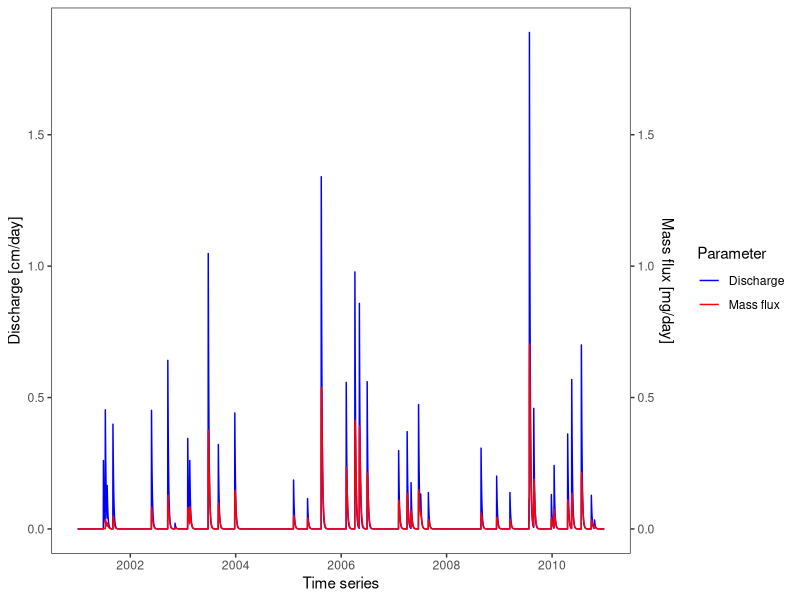
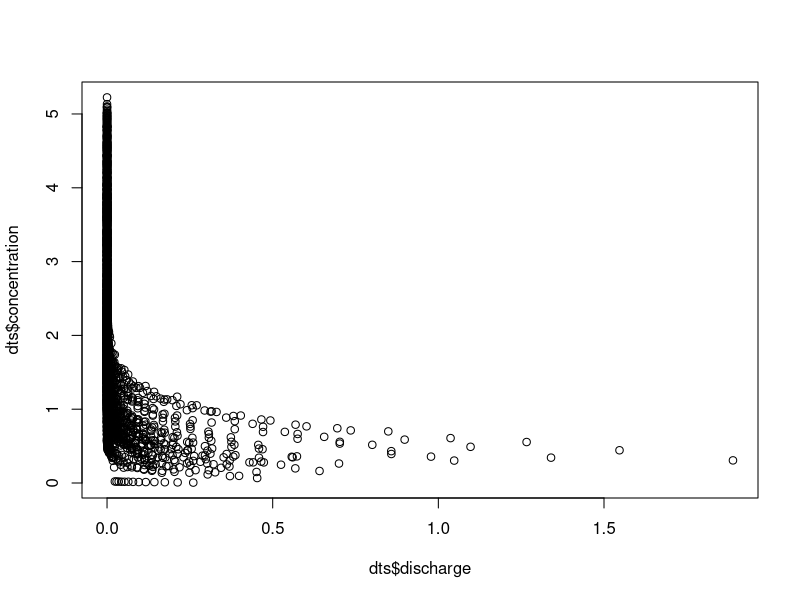
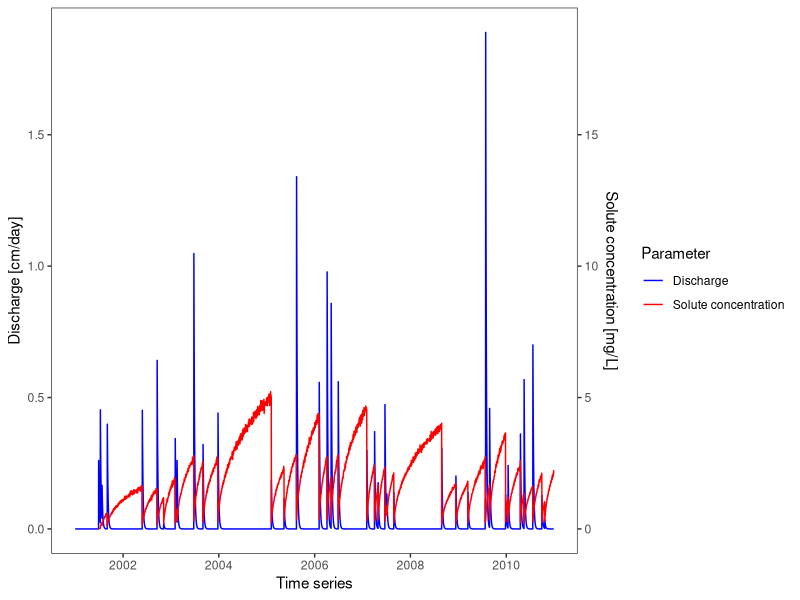
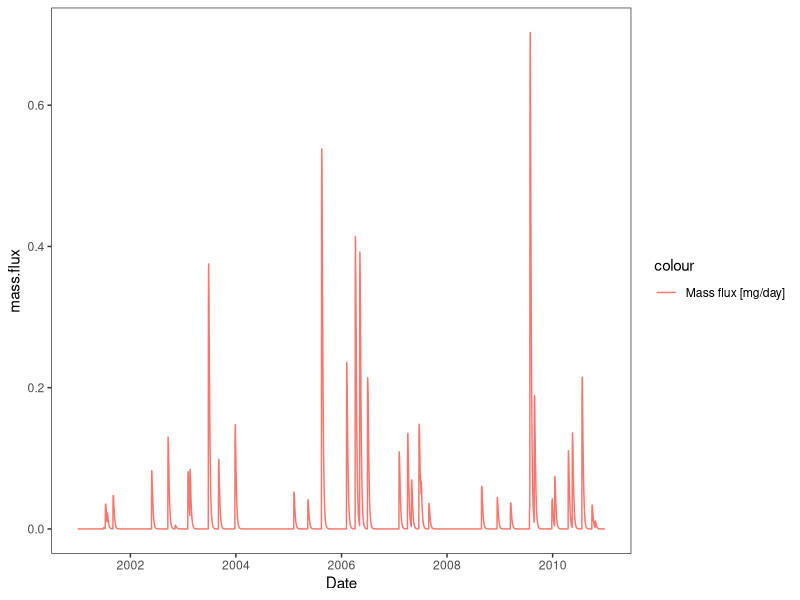
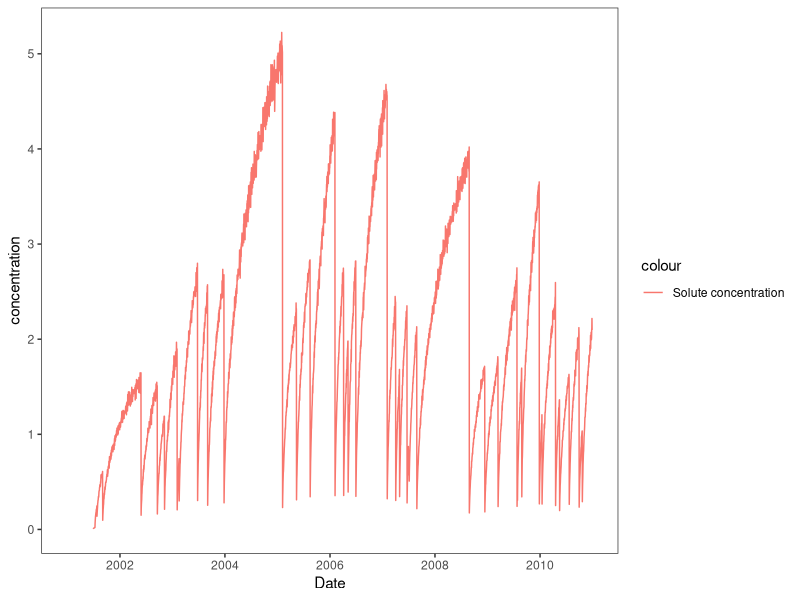
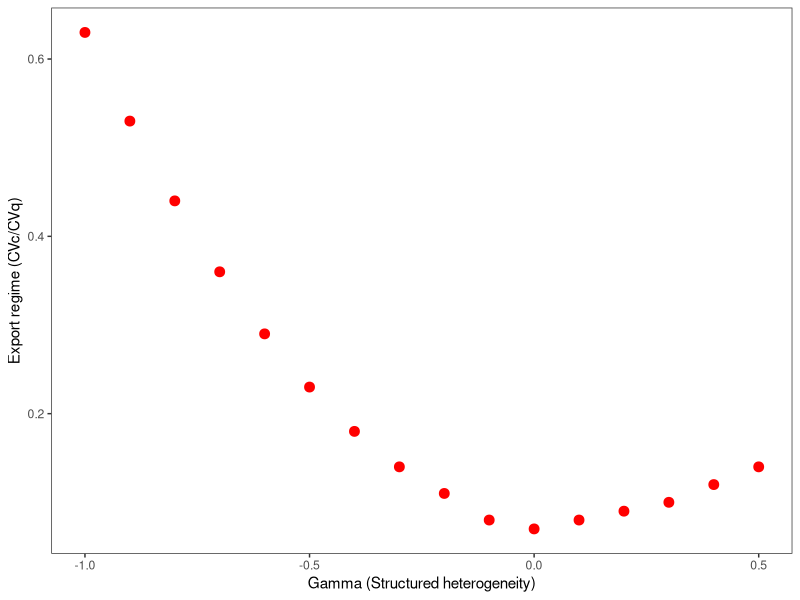

These charts were generated, in order, by the following R code:
#### INPUT PARAMETERS ####
##
#### heterogeneity and reaction parameters #### as gamma changes it is similar the figures in the Musolff
gamma<- 0.5 #structured heterogeneity(equals 0.05)/ correlation of solute sources to travel time
#for homogenous solute equals 0 or 0.01
sigma.w <- 0.05 #random heterogeneity equals 0.05; homogeneous equals 0 or 0.01
damkohler.interarrival <- 1 #Da1
damkohler.transport<-0.1 #Da2
damkohler.longterm <- 10 #Da3

# simulation time
tmax.yrs <- 10
tmax <- tmax.yrs*365

#### climate parameters ####
rain.per.year <- 133          # [cm/yr] mean rainfall amount 
interarrival.time.mean <- 6   # [d] mean rainfall interarrival time
lambda.time <- 1/interarrival.time.mean   # [1/days] mean of the rainfall arrival time exponential PDF
rainfall.mean <- rain.per.year/365/lambda.time # [cm/day] # it was divided by lamda.time because it does not rain all the days in the year.
lambda.intensity <- 1/rainfall.mean       # [1/cm] mean of the rainfall depth exponential PDF 
ET.max <- 0.9*rain.per.year                    # [cm/day] potential evapotranspiration 

#### soil and hydrology paramaters ####
z.r <- 40            # [cm], root zone thickness
z.vz <- 40           #[cm], thickness of the entire vadose zone including root zone # how can root zone thickness and vadose zone thickness be the same number.
theta.fc <- 0.3    #[-] water content at field capacity
theta.wp <- 0.15     #[-] water content at permanent wilting point
theta.res <- 0.15    # [-] residual water content
soil.storage <- z.r*(theta.fc-theta.wp)  # [cm] soil water storage root zone
soil.storage.vz <- z.vz*(theta.fc-theta.wp) #[cm] soil water storage entire vadose zone # no difference between vadose zone and root zone
R <- 1              # retardation factor in Harman et al. [2011]
mean.tr <- 5       # hydraulic response time [days]

theta.sat <- 0.4     # [-] saturated water content aquifer
aquifer.z <- 20     # [cm] aquifer thickness

#### HYDRAULIC RESPONSE - UNIT HYDROGRAPH ####
##
# dimensionless ratios
gamma.harman <- soil.storage/rainfall.mean   #ratio in Harman et al. [2011] for root zone
gamma.harman.vz <- soil.storage.vz/rainfall.mean #ratio in Harman et al. [2011] for entire vadose zone
bigF.harman <- (theta.fc-theta.res)/(theta.fc-theta.wp) # Harman et al. [2011]
phi <- ET.max/rainfall.mean/lambda.time         # Harman et al. [2011] dryness index

# [1/days] mean of the drainage arrival time exponential PDF root zone
lambda.d <- lambda.time/
  (gamma(gamma.harman/phi)-pgamma(gamma.harman,gamma.harman/phi, lower=FALSE)*gamma(gamma.harman/phi))*
  exp(-gamma.harman)*gamma.harman^(gamma.harman/phi)*phi/gamma.harman

# [1/days] mean of the drainage arrival time exponential PDF entire vadose zone
lambda.d.vz <- lambda.time/
  (gamma(gamma.harman.vz/phi)-pgamma(gamma.harman.vz,gamma.harman.vz/phi, lower=FALSE)*gamma(gamma.harman.vz/phi))*
  exp(-gamma.harman.vz)*gamma.harman.vz^(gamma.harman.vz/phi)*phi/gamma.harman.vz

# "effective gamma" from Harman et al. [2011] entire vadose zone
lambda.e.vz <- lambda.d.vz
gamma.harman.e.vz <- gamma.harman.vz*(lambda.d.vz/lambda.time)^.5

# travel time parameters vadose zone (=waiting time)
# these use "effective gamma" from Harman et al. [2011]
mean.waiting <- R*bigF.harman*gamma.harman.e.vz/lambda.e.vz  # equation (6), mean travel time vadose zone
sd.waiting <- (2*R*bigF.harman*gamma.harman.e.vz)^.5/lambda.e.vz # standard deviation travel time vadose zone

second.moment <- sd.waiting^2+mean.waiting^2
mu.ln.waiting <- 2*log(mean.waiting)-log(second.moment)/2
sigma.ln.waiting <- (log(second.moment)-2*log(mean.waiting))^.5

# linear reservoir recession constant, tr (k)
lambda.tr <- 1/mean.tr  # [1/day]

hydraulic.res.time <- rexp(3650, lambda.tr)# hydraulic response time distribution


#### SOLUTE RESPONSE - TRAVEL TIME ####
##
# travel time as sum of vadose zone travel (waiting) time and groundwater travel time
# lambda.intensity does not change from vadose filtering
# total drainage does change = lambda.d/lambda.intensity 

drainage.mean <- lambda.d/lambda.intensity   # [cm/day] mean drainage from root zone
mean.g <- aquifer.z*theta.sat/drainage.mean  #  [days], equation (7)

# vadose and groundwater travel times: exponential
lambda.waiting <- 1/mean.waiting
lambda.g <- 1/mean.g

# m1 and m2 based on lambda time vadose zone and lambda time groundwater
m1.tp <- 1/lambda.g+1/lambda.waiting  #equation (9)
m2.tp <- 2/lambda.g^2+2/lambda.waiting^2+2/(lambda.g*lambda.waiting) #equation (10)

# hyperexponential fit of travel time with LN
mu.ln.time <- 2*log(m1.tp)-log(m2.tp)/2
sigma.ln.time <- (log(m2.tp)-2*log(m1.tp))^.5
mean.travel.time <- exp(mu.ln.time+sigma.ln.time^2/2) #mean total travel time

travel.time <- rlnorm(3650, meanlog = mu.ln.time, sdlog = sigma.ln.time)

# times mean drainage rate, "mean log(streamtube length)": needed for redistribution of mobilized masses to following events
mu.ln.tube <- mu.ln.time+log(drainage.mean)
sigma.ln.tube <- sigma.ln.time 


#### SOURCE CONCENTRATION PARAMETERS ####
## 
# immobile concentration correlation to travel time - random heterogeneity
c.c <- 1                  # see equation (14), 1 for simplicity
mu.w<-sigma.w^2/2         # unit-mean log-normally distributed random variable, see equation (14)

# mean immobile concentration
mean.c.im.number <- 1 # [mg/L]
mean.c.im <- matrix(data=mean.c.im.number,nrow=tmax,ncol=1) # matrix to account for temporal variance

#Damkoehler 3: logistic long-term change of source concentration
max.c.im<-10*mean.c.im.number
longterm.change.time <- mean.travel.time/damkohler.longterm
logi.shape <- 2/(longterm.change.time)
mean.c.im<-matrix(data=(max.c.im/(1+exp(-logi.shape*(seq(1,tmax,1)-longterm.change.time)))),nrow=tmax,ncol=1)

# rate constants for reactions
# Damkoehler 1: drainage event inter-arrival, initial mobile concentration
rate.interarrival <- damkohler.interarrival*lambda.d #equation (19)

#  Damkoehler 2: mobile concentration (low value = little degradation)
rate.transport <- damkohler.transport/mean.travel.time #equation (21)

#### DIMENSION VARIABLES ####
## 
# create vectors
set.seed(1)
#  rain events - effective (drainage)
daily.rain <- numeric(tmax)
interval <- numeric(1)
nonzero.rain <- numeric(1)
nonzero.times <- numeric(1)

# discharge and flux
discharge <- numeric(1)
mass.flux <- numeric(1)

# immobile and flux-avg concentrations
event.c.m <- numeric(1)

### EFFECTIVE RAINFALL EVENTS - TIMING AND AMOUNT
## 
N<-100*tmax*lambda.d #this version avoids a time-consuming loop [help from Gavan McGrath]
interval.l<-round(rexp(N,lambda.d),digits=0)
realtimes<-cumsum(interval.l) # random integers from exponential distribution
realtimes<-unique(realtimes) # get rid of two events on one day
realtimes<-realtimes[2:length(realtimes)] #get rid of first day as this can be zero
number.events<-length(which(realtimes<tmax)) #cut vector to correct length
interval<-interval.l[1:number.events]
nonzero.times<-realtimes[1:number.events]
nonzero.rain<-rexp(number.events,lambda.intensity) # lambda.intensity does not change from filtering (Botter 2007)

# vector of running sums of nonzero rain (effective)
rain.sum <- cumsum(nonzero.rain)

#### DISCHARGE ####
##
#definition of matries and vectors for discharge
event.discharge <- matrix(nrow = tmax, ncol = number.events)
event.discharge[is.na(event.discharge)] <- 0 
event.flux <- matrix(nrow = tmax, ncol = number.events)
event.flux[is.na(event.flux)] <- 0 

for (events.c in 1:number.events) {
  #discharge speeded up version
  startingtime=nonzero.times[events.c]
  if (startingtime==tmax) {
    #do nothing
  } else {
    event.discharge[(startingtime+1):(tmax),events.c] <- nonzero.rain[events.c]*dexp(1:((tmax)-startingtime), rate = lambda.tr)
  }
}

#### SOLUTE FLUX ####
##
# distribute solute among events
# initialize with zero values so can add to each other
event.flux[is.na(event.flux)] <- 0  

# k.count counter starting with each event
# k running count of events
for (events.c in 1:number.events) {
  time.ev <- nonzero.times[events.c]
  
  # event initial mobile concentration after immoble-mobile exchange
  event.c.m[events.c] <- mean.c.im[time.ev]*(1-exp(-rate.interarrival*interval[events.c])) #equation (18)
  # mean mobile concentration scaling parameter
  a.c <- event.c.m[events.c]*exp(-0.5*(gamma^2*sigma.ln.time^2+c.c^2*sigma.w^2)-gamma*mu.ln.time-c.c*mu.w) #equation (17)
  
  k.count <- 0
  
  # Track allocation of "events.c" to later events
  for (k in events.c:number.events) {
    k.count <- k.count + 1
    
    ## fraction of solute mass in this event
    event.timer <- nonzero.times[k]+1
    if (k.count==1) {
      event.fraction <- plnorm(rain.sum[k.count],mu.ln.tube,sigma.ln.tube) 
    }
    else {
      event.fraction <- plnorm(rain.sum[k.count],mu.ln.tube,sigma.ln.tube)-plnorm(rain.sum[(k.count-1)],mu.ln.tube,sigma.ln.tube)       
    }  
    
    # add 1 because zero Q on day of event
    if (nonzero.times[k]<tmax) {
      event.timer <- nonzero.times[k]+1
    } else event.timer <- nonzero.times[k]
    
    # From time of event k to tmax
    tau.real <- seq(event.timer,tmax)
    tau <- seq(1,(length(tau.real)))
    c.m.tau.vector <- a.c*tau^gamma*(rlnorm((length(tau)), mean = mu.w, sd = sigma.w))^c.c #equation (14)
    ### MOBILE CONCENTRATION
    # exponential decay along streamtube
    c.m.decay.tau.vector <- c.m.tau.vector*exp(-rate.transport*tau) #equation (20)
    # adding flux to the matrix
    event.flux[event.timer:tmax,events.c] <- event.flux[event.timer:tmax,events.c] + c.m.decay.tau.vector*event.discharge[event.timer:tmax,k]*event.fraction            
  }   
}

#### OUTPUT DISCHARGE, LOAD and CONCENTRATION [daily] ####
##  
# sum of rows 
discharge <- rowSums(event.discharge, na.rm = TRUE)
mass.flux <- rowSums(event.flux, na.rm = TRUE)
concentration=mass.flux/discharge
CVc <- sd(concentration, na.rm = T)/mean(concentration, na.rm = T)
CVq <- sd(discharge, na.rm = T)/mean(discharge, na.rm = T)

#Silmulations for CVQ and CVC
#data <- data.frame(cbind(discharge,concentration,mass.flux))
#write.csv(data, file = "data1.csv")

library(ggplot2)
library(lubridate)
Date <- seq(from = as.Date("2001-01-01"), 
          by = "day", length.out = 3650)

Days <- seq(1,3650, by = 1)

##mass flux - discharge time series
dts <- data.frame(cbind(discharge, mass.flux, concentration))
ggplot(dts, aes(x=Date))+
  geom_line(aes(y = discharge, colour = "Discharge"))+
  geom_line(aes(y = mass.flux, colour = "Mass flux"))+
  scale_y_continuous(sec.axis = sec_axis(~., name = "Mass flux [mg/day]"))+
  scale_colour_manual(values = c("blue", "red"))+
  labs(y = "Discharge [cm/day]",
       x = "Time series",
       colour = "Parameter")+
  theme(legend.position = c(0.8, 0.9))+theme_bw()+
  theme(panel.grid.major = element_blank(), 
        panel.grid.minor = element_blank())

#Solute againt discharge C-Q pattern from simulations Q and Mass flux
plot(dts$discharge, dts$concentration)

ggplot(dts, aes(x=Date))+
  geom_line(aes(y = discharge, colour = "Discharge"))+
  geom_line(aes(y = concentration/10, colour = "Solute concentration"))+
  scale_y_continuous(sec.axis = sec_axis(~.*10, name = "Solute concentration [mg/L]"))+
  scale_colour_manual(values = c("blue", "red"))+
  labs(y = "Discharge [cm/day]",
       x = "Time series",
       colour = "Parameter")+
  theme(legend.position = c(0.8, 0.9))+theme_bw()+
  theme(panel.grid.major = element_blank(), 
        panel.grid.minor = element_blank())

#Solute concentration time series.
ggplot(dts, aes(x=Date))+
  geom_line(aes(y = mass.flux, colour = "Mass flux [mg/day]"))+
  theme_bw()+
  theme(panel.grid.major = element_blank(), 
        panel.grid.minor = element_blank())

ggplot(dts, aes(x=Date))+
  geom_line(aes(y = concentration, colour = "Solute concentration"))+
  theme_bw()+
  theme(panel.grid.major = element_blank(), 
        panel.grid.minor = element_blank())

Export_regime <- CVc/CVq
CVc;CVq;Export_regime
Gamma <- c(-1,-0.9,-0.8,-0.7,-0.6,-0.5,-0.4,-0.3,-0.2,-0.1,0,0.1,0.2,0.3,0.4,0.5)
export_regime <- c(0.63,0.53,0.44,0.36,0.29,0.23,0.18,0.14,0.11,0.08,0.07,0.08,0.09,0.1,0.12,0.14)
dt_export <- data.frame(cbind(Gamma,export_regime))
ggplot(dt_export, aes(x=Gamma,y=export_regime))+geom_point(colour="red", size = 3)+
  theme_bw()+
  theme(panel.grid.major = element_blank(), 
        panel.grid.minor = element_blank())+
  labs(y="Export regime (CVc/CVq)", x= "Gamma (Structured heterogeneity)")
